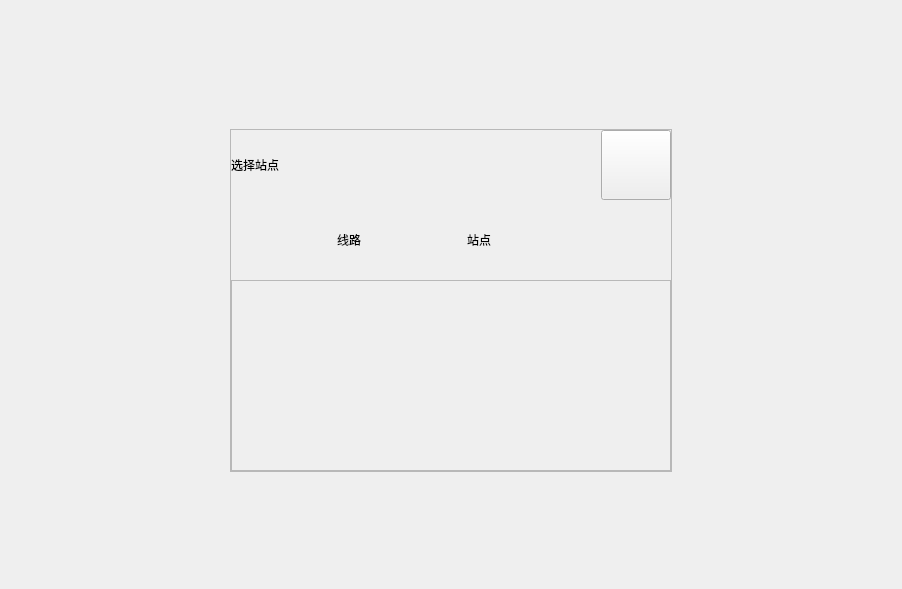
<?xml version="1.0" encoding="UTF-8"?>
<ui version="4.0">
 <class>StationSelectWidget</class>
 <widget class="QWidget" name="StationSelectWidget">
  <property name="geometry">
   <rect>
    <x>0</x>
    <y>0</y>
    <width>902</width>
    <height>589</height>
   </rect>
  </property>
  <property name="windowTitle">
   <string>Form</string>
  </property>
  <layout class="QHBoxLayout" name="horizontalLayout">
   <property name="spacing">
    <number>0</number>
   </property>
   <property name="leftMargin">
    <number>0</number>
   </property>
   <property name="topMargin">
    <number>0</number>
   </property>
   <property name="rightMargin">
    <number>0</number>
   </property>
   <property name="bottomMargin">
    <number>0</number>
   </property>
   <item>
    <widget class="QWidget" name="selectBg" native="true">
     <layout class="QVBoxLayout" name="verticalLayout_2" stretch="0,1,0">
      <item>
       <spacer name="verticalSpacer">
        <property name="orientation">
         <enum>Qt::Vertical</enum>
        </property>
        <property name="sizeType">
         <enum>QSizePolicy::Fixed</enum>
        </property>
        <property name="sizeHint" stdset="0">
         <size>
          <width>20</width>
          <height>120</height>
         </size>
        </property>
       </spacer>
      </item>
      <item>
       <layout class="QHBoxLayout" name="horizontalLayout_4" stretch="1,2,1">
        <item>
         <spacer name="horizontalSpacer_2">
          <property name="orientation">
           <enum>Qt::Horizontal</enum>
          </property>
          <property name="sizeHint" stdset="0">
           <size>
            <width>261</width>
            <height>20</height>
           </size>
          </property>
         </spacer>
        </item>
        <item>
         <widget class="QFrame" name="selectFrame">
          <property name="frameShape">
           <enum>QFrame::StyledPanel</enum>
          </property>
          <property name="frameShadow">
           <enum>QFrame::Raised</enum>
          </property>
          <layout class="QVBoxLayout" name="verticalLayout" stretch="0,0,1">
           <property name="spacing">
            <number>0</number>
           </property>
           <property name="leftMargin">
            <number>0</number>
           </property>
           <property name="topMargin">
            <number>0</number>
           </property>
           <property name="rightMargin">
            <number>0</number>
           </property>
           <property name="bottomMargin">
            <number>0</number>
           </property>
           <item>
            <widget class="QWidget" name="selectHead" native="true">
             <property name="minimumSize">
              <size>
               <width>0</width>
               <height>70</height>
              </size>
             </property>
             <property name="maximumSize">
              <size>
               <width>16777215</width>
               <height>70</height>
              </size>
             </property>
             <layout class="QHBoxLayout" name="horizontalLayout_2">
              <property name="spacing">
               <number>0</number>
              </property>
              <property name="leftMargin">
               <number>0</number>
              </property>
              <property name="topMargin">
               <number>0</number>
              </property>
              <property name="rightMargin">
               <number>0</number>
              </property>
              <property name="bottomMargin">
               <number>0</number>
              </property>
              <item>
               <widget class="QLabel" name="selectText">
                <property name="text">
                 <string>选择站点 </string>
                </property>
                <property name="margin">
                 <number>20</number>
                </property>
               </widget>
              </item>
              <item>
               <spacer name="horizontalSpacer">
                <property name="orientation">
                 <enum>Qt::Horizontal</enum>
                </property>
                <property name="sizeHint" stdset="0">
                 <size>
                  <width>174</width>
                  <height>20</height>
                 </size>
                </property>
               </spacer>
              </item>
              <item>
               <widget class="QPushButton" name="closeBtn">
                <property name="minimumSize">
                 <size>
                  <width>70</width>
                  <height>70</height>
                 </size>
                </property>
                <property name="maximumSize">
                 <size>
                  <width>16777215</width>
                  <height>70</height>
                 </size>
                </property>
                <property name="text">
                 <string/>
                </property>
               </widget>
              </item>
             </layout>
            </widget>
           </item>
           <item>
            <layout class="QHBoxLayout" name="horizontalLayout_3" stretch="0,1">
             <item>
              <widget class="QLabel" name="lineText">
               <property name="minimumSize">
                <size>
                 <width>236</width>
                 <height>80</height>
                </size>
               </property>
               <property name="text">
                <string>线路</string>
               </property>
               <property name="alignment">
                <set>Qt::AlignCenter</set>
               </property>
              </widget>
             </item>
             <item>
              <widget class="QLabel" name="stationText">
               <property name="minimumSize">
                <size>
                 <width>0</width>
                 <height>80</height>
                </size>
               </property>
               <property name="text">
                <string>站点</string>
               </property>
               <property name="margin">
                <number>20</number>
               </property>
              </widget>
             </item>
            </layout>
           </item>
           <item>
            <widget class="QFrame" name="frame">
             <property name="frameShape">
              <enum>QFrame::StyledPanel</enum>
             </property>
             <property name="frameShadow">
              <enum>QFrame::Raised</enum>
             </property>
            </widget>
           </item>
          </layout>
         </widget>
        </item>
        <item>
         <spacer name="horizontalSpacer_3">
          <property name="orientation">
           <enum>Qt::Horizontal</enum>
          </property>
          <property name="sizeHint" stdset="0">
           <size>
            <width>260</width>
            <height>20</height>
           </size>
          </property>
         </spacer>
        </item>
       </layout>
      </item>
      <item>
       <spacer name="verticalSpacer_2">
        <property name="orientation">
         <enum>Qt::Vertical</enum>
        </property>
        <property name="sizeHint" stdset="0">
         <size>
          <width>20</width>
          <height>108</height>
         </size>
        </property>
       </spacer>
      </item>
     </layout>
    </widget>
   </item>
  </layout>
 </widget>
 <resources/>
 <connections/>
</ui>
